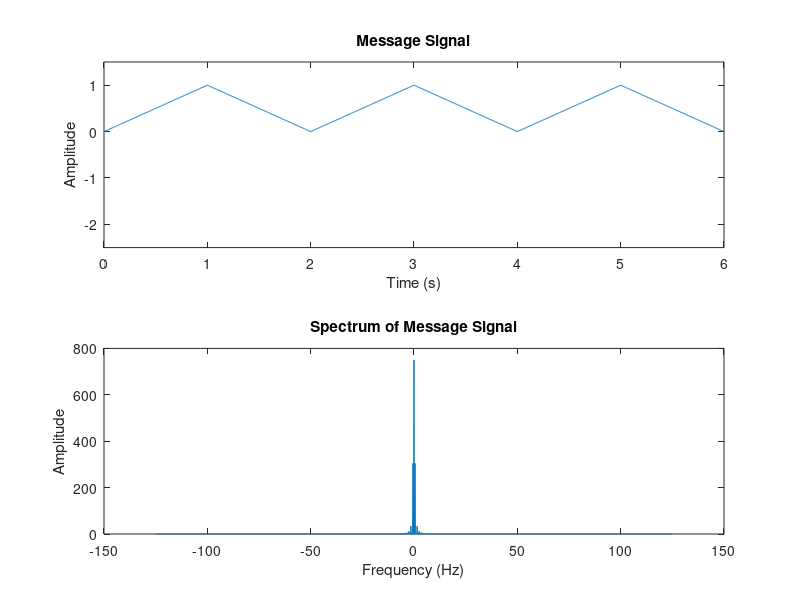
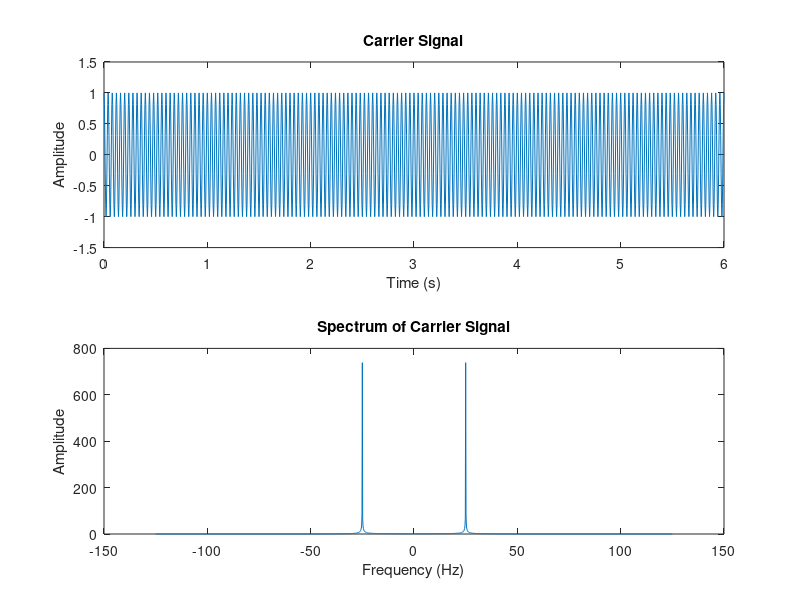
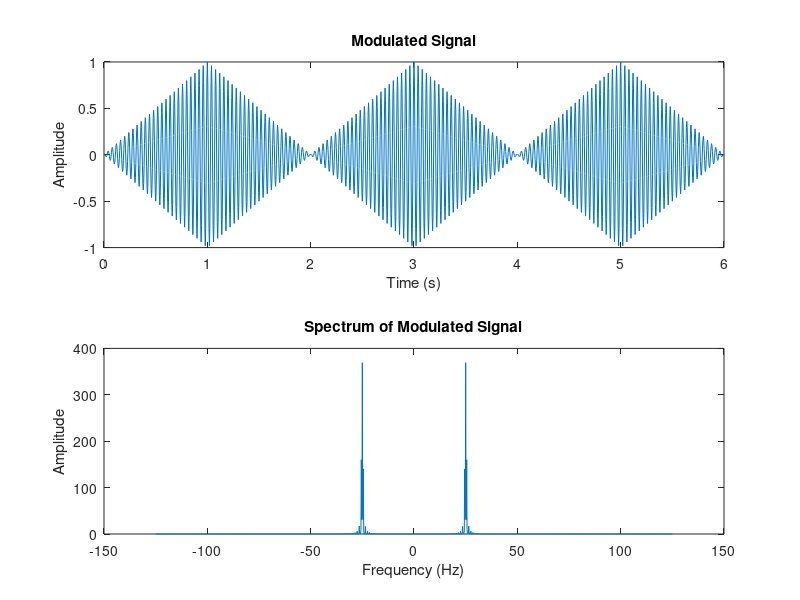

Reproduce these figures in MATLAB, in order.
% Exercise Problem 3.2
% --------------------
clc;
clear all;
close all;

% Details given in the question
Fc = 25;
t0 = 2;

% Assumed values
Tstart = 0;
Tstop = 6;
Fs = 250;

% Generating time
Ts = 1 / Fs;
t = Tstart : Ts : Tstop;
N = length(t);

% Generating the message signal
tk = mod(t, t0);
m_t = tk.*(tk < 1) + (-tk+2).*((tk>=1).*(tk<=2));
figure;
subplot(2,1,1);
plot(t, m_t);
ylim([-2.5 1.5]);
title('Message Signal');
xlabel('Time (s)');
ylabel('Amplitude');
subplot(2,1,2);
plot(linspace(-Fs/2, Fs/2, N), abs(fftshift(fft(m_t))));
title('Spectrum of Message Signal');
xlabel('Frequency (Hz)');
ylabel('Amplitude');

% Generating the carrier signal
c_t = cos(2*pi*Fc*t);
figure;
subplot(2,1,1);
plot(t, c_t);
title('Carrier Signal');
xlabel('Time (s)');
ylabel('Amplitude');
ylim([-1.5 1.5]);
subplot(2,1,2);
plot(linspace(-Fs/2, Fs/2, N), abs(fftshift(fft(c_t))));
title('Spectrum of Carrier Signal');
xlabel('Frequency (Hz)');
ylabel('Amplitude');

% Generating the modulated signal
u_t = m_t .* c_t;
figure;
subplot(2,1,1);
plot(t, u_t);
title('Modulated Signal');
xlabel('Time (s)');
ylabel('Amplitude');
subplot(2,1,2);
plot(linspace(-Fs/2, Fs/2, N), abs(fftshift(fft(u_t))));
title('Spectrum of Modulated Signal');
xlabel('Frequency (Hz)');
ylabel('Amplitude');

% Calculate power
u_pow = sum(u_t .^ 2) / N;
fprintf(1, 'Power of modulated signal u(t) = %f\n', u_pow);
u_f_pow = sum(abs(fft(u_t)) .^ 2) / N;
m_f_pow = sum(abs(fft(m_t)) .^ 2) / N;
fprintf(1, 'Power spectral density of modulated signal u(f) = %f\n', u_f_pow);
fprintf(1, 'Power spectral density of message signal m(f) = %f\n\n', m_f_pow);

